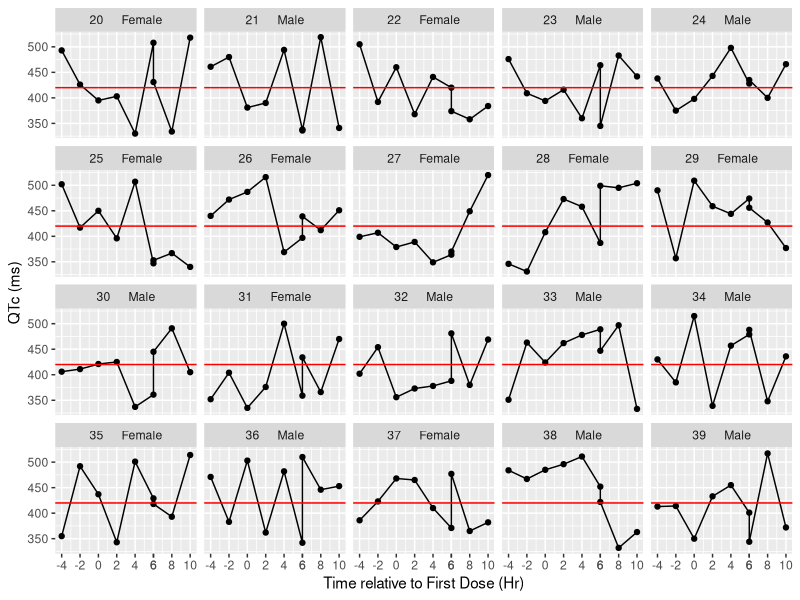

The R script that drew this image:
# clear objects
rm(list = ls())     

# GGPLOT
library(ggplot2)

# close graphics windows
graphics.off()      

#set hours values
hours<- c(6, -4, -2, 0, 2, 4,6,8,10)
  
# Create ECG dataset with some random QTC values
# set subject id to be within 20-39 range
ecg= data.frame(
  subjid=  rep(20:39, each = 9),
  hours = rep(c(hours),20),
  qtc=sample(330:520, 180, replace=F))

# Create DEMO dataset with some random gender values
demo= data.frame(
  subjid=  rep(20:39),
  gender=sample(1:2, 20, replace=T))

# Add gender values to ECG dataset 
ecg<-merge(ecg, demo, by=c("subjid")) 

# concatanate gender and subject ID together into a new variable
ecg$gender_text<-ifelse (ecg$gender==1, "Male", "Female")
ecg$subjid_gender<-  paste(ecg$subjid,"    ", ecg$gender_text)

# plot data
ggplot(data=ecg, 
       aes(x=hours, 
           y=qtc)) + 
  geom_line() +
  ylab("QTc (ms)")+
  geom_point()+
  facet_wrap( ~subjid_gender)+
  geom_hline(yintercept = 420, colour="red")+  
  scale_x_continuous("Time relative to First Dose (Hr)", 
                     breaks = c(hours))
